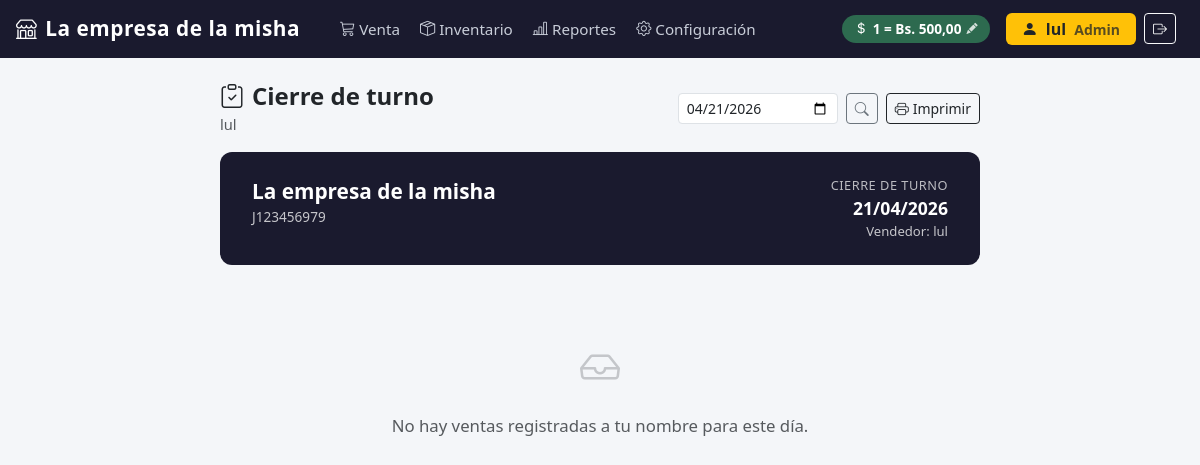
/reportes/cierre/cajero/ (signed in), run on an earlier commit of the app's database.
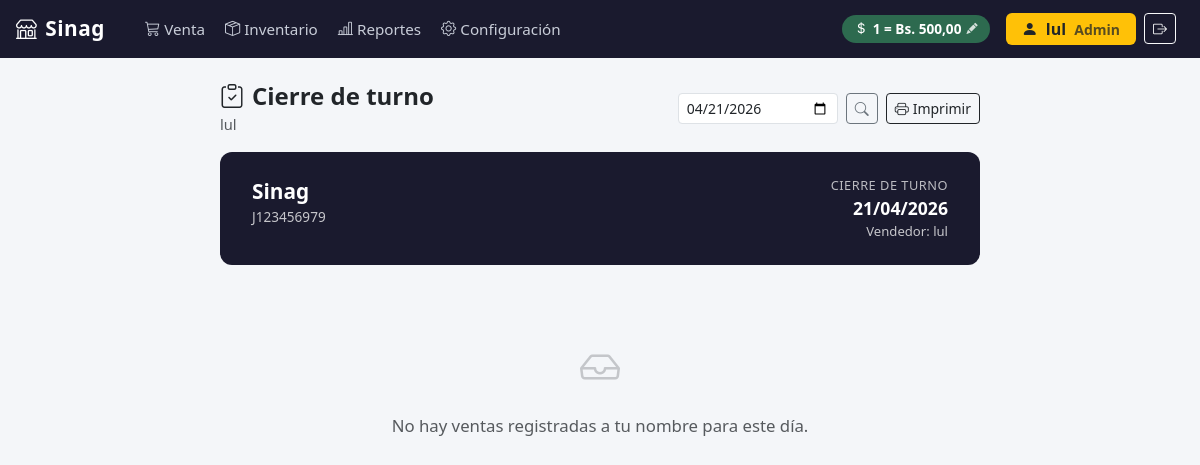
And on a later commit of the database.
### configuracion/models.py (models this page shows, shortened)
class Empresa(models.Model):
    nombre = models.CharField(max_length=200)
    rif = models.CharField(max_length=20)
    telefono = models.CharField(max_length=20, blank=True)
    direccion = models.TextField(blank=True)
    logo = models.ImageField(upload_to='empresa/', blank=True, null=True)
    imprimir_ticket   = models.BooleanField(default=False)
    nombre_impresora  = models.CharField(max_length=200, blank=True, default='')
    class Meta:
        verbose_name = 'Empresa'

### reportes/views.py (the view, shortened to what this page needs)
# urls.py: path('cierre/cajero/', views.cierre_cajero, name='cierre_cajero'),
@login_required
def cierre_cajero(request):
    fecha_str = request.GET.get('fecha', '')
    try:
        fecha = date.fromisoformat(fecha_str)
    except ValueError:
        fecha = timezone.localtime().date()
    ventas_dia = (
        Venta.objects
        .filter(vendedor=request.user, fecha__date=fecha, estado='COMPLETADA')
        .prefetch_related('detalles__producto')
        .order_by('-fecha')
    )
    resumen_metodos = []
    for codigo_metodo, nombre_metodo in Venta.METODO_PAGO:
        ventas_metodo = [v for v in ventas_dia if v.metodo_pago == codigo_metodo]
        if not ventas_metodo:
            continue
    total_general_bs = sum(m['total_bs'] for m in resumen_metodos)
    total_ventas     = sum(m['cantidad'] for m in resumen_metodos)
    moneda  = Moneda.objects.first()
    empresa = Empresa.objects.first()
    return render(request, 'reportes/cierre_cajero.html', {
        'fecha':             fecha,
        'resumen_metodos':   resumen_metodos,
        'total_general_bs':  total_general_bs,
        'total_ventas':      total_ventas,
        'moneda':            moneda,
        'empresa':           empresa,
        'tasa':              moneda.tasa_cambio if moneda else None,
    })

### templates/reportes/cierre_cajero.html (shortened to what this page needs)
{% extends "base.html" %}
{% block contenido %}
<div style="max-width:760px; margin:0 auto;">
  <div class="d-flex align-items-center justify-content-between mb-3 no-print">
    <div>
      <h4 class="fw-bold mb-0"><i class="bi bi-clipboard-check me-2"></i>Cierre de turno</h4>
      <small class="text-muted">{{ request.user.get_full_name|default:request.user.username }}</small>
    </div>
    <div class="d-flex gap-2">
      <form class="d-flex gap-2 align-items-center" method="get">
        <input type="date" name="fecha" value="{{ fecha|date:'Y-m-d' }}" class="form-control form-control-sm" style="width:160px;">
        <button class="btn btn-sm btn-outline-secondary" type="submit"><i class="bi bi-search"></i></button>
      </form>
      <button class="btn btn-sm btn-outline-dark" onclick="window.print()">
        <i class="bi bi-printer me-1"></i>Imprimir
      </button>
    </div>
  </div>
  <div class="cierre-header">
    <div class="d-flex justify-content-between align-items-start flex-wrap gap-2">
      <div>
        <div style="font-size:1.3rem; font-weight:800;">{{ empresa.nombre|default:"POS Core" }}</div>
        {% if empresa.rif %}<div style="opacity:.75; font-size:.85rem;">{{ empresa.rif }}</div>{% endif %}
      </div>
      <div class="text-end">
        <div style="font-size:.8rem; opacity:.7; text-transform:uppercase; letter-spacing:.5px;">Cierre de turno</div>
        <div style="font-size:1.1rem; font-weight:700;">{{ fecha|date:"d/m/Y" }}</div>
        <div style="font-size:.82rem; opacity:.75;">
          Vendedor: {{ request.user.get_full_name|default:request.user.username }}
        </div>
      </div>
    </div>
  </div>
  {% if resumen_metodos %}
    {% for m in resumen_metodos %}
    <div class="metodo-card">
      <div class="metodo-header">
        <span><i class="bi bi-credit-card me-2"></i>{{ m.nombre }}</span>
        <span class="text-muted" style="font-size:.85rem;">{{ m.cantidad }} venta{{ m.cantidad|pluralize }}</span>
      </div>
      <table class="table table-sm align-middle mb-0">
        <thead class="table-light">
          <tr>
            <th class="ps-3">Hora</th>
            <th class="ps-3">Venta</th>
            <th class="text-end pe-3">Total Bs.</th>
          </tr>
        </thead>
        <tbody>
          {% for v in m.ventas %}
          <tr>
            <td class="ps-3 text-muted" style="font-size:.85rem;">{{ v.fecha|date:"H:i" }}</td>
            <td class="ps-3">#{{ v.id }}</td>
            <td class="text-end pe-3 fw-semibold">{{ v.total_bs|floatformat:2 }}</td>
          </tr>
          {% endfor %}
          <tr class="table-secondary fw-bold">
            <td colspan="2" class="ps-3">Subtotal {{ m.nombre }}</td>
            <td class="text-end pe-3">Bs. {{ m.total_bs|floatformat:2 }}</td>
          </tr>
        </tbody>
      </table>
    </div>
    {% endfor %}
    <div class="total-general">
      <div>
        <div style="font-size:.8rem; opacity:.8; text-transform:uppercase; letter-spacing:.5px;">Total cobrado</div>
        <div style="font-size:.9rem; opacity:.7;">{{ total_ventas }} venta{{ total_ventas|pluralize }}</div>
      </div>
      <div class="val">Bs. {{ total_general_bs|floatformat:2 }}</div>
    </div>
    {% if tasa %}
    <div class="text-center text-muted mt-2 no-print" style="font-size:.82rem;">
      Tasa BCV del día: Bs. {{ tasa }} por USD
    </div>
    {% endif %}
  {% else %}
  <div class="text-center text-muted py-5">
    <i class="bi bi-inbox" style="font-size:2.5rem; opacity:.3;"></i>
    <p class="mt-3">No hay ventas registradas a tu nombre para este día.</p>
  </div>
  {% endif %}
</div>
{% endblock %}

### templates/base.html (shortened to what this page needs)
<!DOCTYPE html>
<html lang="es">
<head>
  <link href="https://cdn.jsdelivr.net/npm/bootstrap@5.3.3/dist/css/bootstrap.min.css" rel="stylesheet">
  <link href="https://cdn.jsdelivr.net/npm/bootstrap-icons@1.11.3/font/bootstrap-icons.min.css" rel="stylesheet">
</head>
<body>
  <nav class="navbar navbar-expand-lg navbar-pos px-3">
    <a class="navbar-brand" href="{% url 'pos:venta' %}">
      <i class="bi bi-shop me-2"></i>{{ empresa.nombre|default:"POS Core" }}
    </a>
    <div class="collapse navbar-collapse" id="navMenu">
      <ul class="navbar-nav me-auto ms-3 gap-1">
        <li class="nav-item">
          <a class="nav-link {% block nav_venta %}{% endblock %}" href="{% url 'pos:venta' %}">
            <i class="bi bi-cart3 me-1"></i>Venta
          </a>
        </li>
        {% if request.user.is_staff %}
        <li class="nav-item">
          <a class="nav-link {% block nav_inventario %}{% endblock %}" href="{% url 'inventario:index' %}">
            <i class="bi bi-box-seam me-1"></i>Inventario
          </a>
        </li>
        <li class="nav-item">
          <a class="nav-link {% block nav_reportes %}{% endblock %}" href="{% url 'reportes:index' %}">
            <i class="bi bi-bar-chart-line me-1"></i>Reportes
          </a>
        </li>
        <li class="nav-item">
          <a class="nav-link {% block nav_config %}{% endblock %}" href="{% url 'configuracion:index' %}">
            <i class="bi bi-gear me-1"></i>Configuración
          </a>
        </li>
        {% endif %}
      </ul>
      {% if request.user.is_staff %}
      <button
        class="tasa-badge me-3 {% if not tasa %}sin-tasa{% endif %}"
        id="btn-abrir-tasa"
        data-bs-toggle="modal"
        data-bs-target="#modalTasa"
        title="Clic para actualizar tasa BCV"
      >
        <i class="bi bi-currency-dollar"></i>
        <span id="tasa-navbar-texto">
          {% if tasa %}1 = Bs. {{ tasa }}{% else %}Sin tasa — clic para configurar{% endif %}
        </span>
        <i class="bi bi-pencil-fill"></i>
      </button>
      {% endif %}
      {% if request.user.is_authenticated %}
      <div class="d-flex align-items-center gap-2 me-2">
        <span class="badge {% if request.user.is_staff %}bg-warning text-dark{% else %}bg-secondary{% endif %} fs-6 px-3 py-2">
          <i class="bi bi-person-fill me-1"></i>
          {{ request.user.get_full_name|default:request.user.username }}
          {% if request.user.is_staff %}<span class="opacity-75 ms-1 small">Admin</span>{% endif %}
        </span>
        <form method="post" action="{% url 'logout' %}" class="d-inline m-0">
          <button type="submit" class="btn btn-outline-light btn-sm" title="Cerrar sesión">
            <i class="bi bi-box-arrow-right"></i>
          </button>
        </form>
      </div>
      {% endif %}
    </div>
  </nav>
  <div class="content-wrapper container-fluid">
    {% block contenido %}{% endblock %}
  </div>
</body>
</html>

What changed in the data, as far as the page shows it:
changed Empresa: nombre "La empresa de la misha" → "Sinag"
